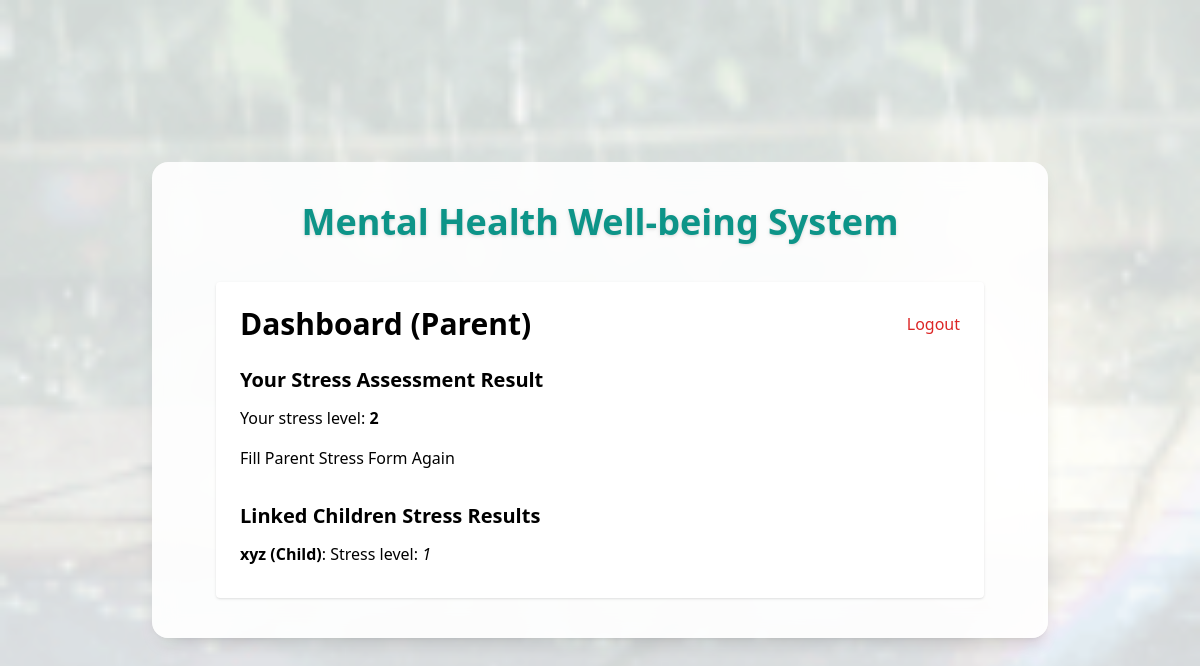
Page /dashboard/ (signed in) on the earlier database version.
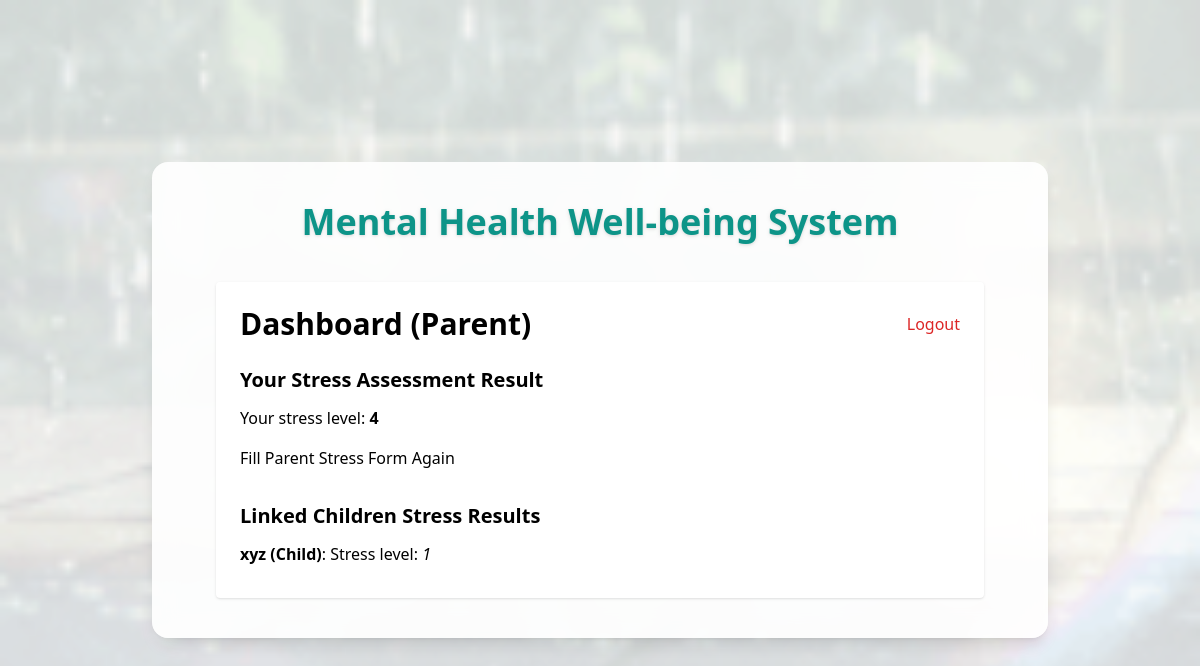
Same page on the later database version.
### mental_health_app/models.py (models this page shows, shortened)
class UserProfile(models.Model):
    ROLE_CHOICES = [('parent', 'Parent'), ('child', 'Child')]
    user = models.OneToOneField(User, on_delete=models.CASCADE)
    role = models.CharField(max_length=10, choices=ROLE_CHOICES)
    linked_parent = models.ForeignKey(User, on_delete=models.CASCADE, null=True, blank=True, related_name='children')

class StressResult(models.Model):
    user = models.OneToOneField(User, on_delete=models.CASCADE)
    stress_level = models.IntegerField()
    created_at = models.DateTimeField(auto_now_add=True)

### mental_health_app/views.py (the view, shortened to what this page needs)
# urls.py: path('dashboard/', views.dashboard, name='dashboard'),
@login_required
def dashboard(request):
    profile = request.user.userprofile
    own_result = None
    linked_results = []
    try:
        own_result = StressResult.objects.get(user=request.user)
    except StressResult.DoesNotExist:
        own_result = None
    if profile.role == 'parent':
        children = UserProfile.objects.filter(linked_parent=request.user, role='child')
        for child_profile in children:
            try:
                res = StressResult.objects.get(user=child_profile.user)
                linked_results.append({'user': child_profile.user.username, 'role': 'Child', 'stress_level': res.stress_level})
            except StressResult.DoesNotExist:
                linked_results.append({'user': child_profile.user.username, 'role': 'Child', 'stress_level': None})
    return render(request, 'stress_app/dashboard.html', {
        'own_result': own_result,
        'linked_results': linked_results,
        'role': profile.role,
    })

### mental_health_app/templates/stress_app/dashboard.html (shortened to what this page needs)
{% extends 'stress_app/base.html' %}
{% block content %}
<div class="max-w-3xl mx-auto mt-10 p-6 bg-white rounded shadow">
  <div class="flex justify-between items-center mb-6">
    <h2 class="text-3xl font-bold">Dashboard ({{ role|title }})</h2>
    <form method="post" action="{% url 'logout' %}">
      <button type="submit" class="btn-logout text-red-600 hover:underline">Logout</button>
    </form>
  </div>
  <section class="mb-8">
    <h3 class="text-xl font-semibold mb-3">Your Stress Assessment Result</h3>
    {% if own_result %}
      <p>Your stress level: <strong>{{ own_result.stress_level }}</strong></p>
      <p class="mt-4">
        {% if role == 'parent' %}
          <a href="{% url 'parent_form' %}" class="btn-primary">Fill Parent Stress Form Again</a>
        {% elif role == 'child' %}
          <a href="{% url 'child_form' %}" class="btn-primary">Fill Child Stress Form Again</a>
        {% endif %}
      </p>
    {% endif %}
  </section>
  <section>
    <h3 class="text-xl font-semibold mb-3">
      Linked
      {% if role == 'parent' %}
        Children
      {% else %}
        Parent
      {% endif %}
      Stress Results
    </h3>
    {% if linked_results %}
      <ul>
        {% for res in linked_results %}
          <li class="mb-2">
            <strong>{{ res.user }} ({{ res.role }})</strong>:
            {% if res.stress_level %}
              Stress level: <em>{{ res.stress_level }}</em>
            {% endif %}
          </li>
        {% endfor %}
      </ul>
    {% else %}
      <p>No linked users found.</p>
    {% endif %}
  </section>
</div>
{% endblock %}

### mental_health_app/templates/stress_app/base.html (shortened to what this page needs)
{% load static %}
<!DOCTYPE html>
<html lang="en">
<head>
  <script src="https://cdn.tailwindcss.com"></script>
</head>
<body class="relative min-h-screen w-full bg-gif bg-fixed bg-no-repeat bg-center bg-cover flex items-center justify-center">
  <main class="relative z-10 w-full max-w-4xl px-6 py-10 bg-white/90 rounded-2xl shadow-lg backdrop-blur-md bg-animated">
    <h2 class="text-4xl font-extrabold text-center text-teal-600 mb-8 drop-shadow">
      Mental Health Well-being System
    </h2>
    {% block content %}{% endblock %}
  </main>
</body>
</html>

Differences in the rows shown:
changed StressResult: stress_level "2" → "4"
